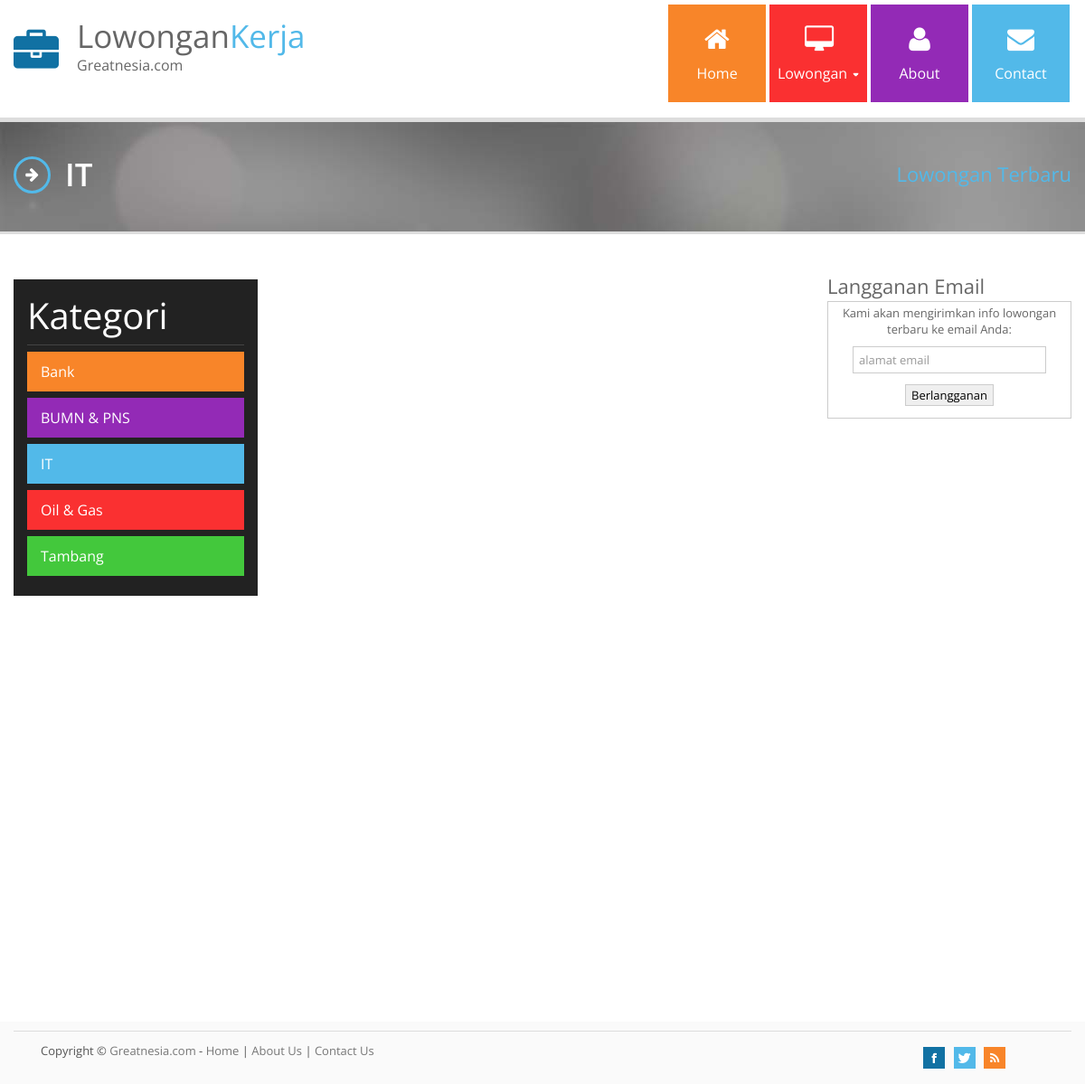
The page /index.php/home/kategori/1/it on the database its author committed.
### tables this page shows
CREATE TABLE IF NOT EXISTS `kategori` (
  `kid` int(11) NOT NULL AUTO_INCREMENT,
  `nama` varchar(50) NOT NULL,
  `deskripsi` varchar(255) NOT NULL,
  PRIMARY KEY (`kid`)
);

### application/controllers/Home.php (called while the page is built, shortened)
<?php
class Home extends CI_Controller{
    public function __construct()
    {
        $this->load->model('homemodel','hmm');
    }
    public function kategori($kid, $off = 0)
    {
        $this->load->library('pagination');
        $config["per_page"] = 10;
        $this->load->helper('text');
        $kat = $this->hmm->getKategoriDetil($kid);
        $data["judul"] = $kat->nama;
        $data["subjudul"] = "Lowongan Terbaru";
        $data["loker"] = $this->hmm->getAllLokerByKategori($kid,$config['per_page'],$off);
        $data["kategori"] = $this->hmm->getAllKategori();
        $this->load->view('home_view',$data);
    }
}

### index.php (called while the page is built, shortened)
<?php
require_once BASEPATH.'core/CodeIgniter.php';

### application/models/Homemodel.php (called while the page is built, shortened)
<?php
class Homemodel extends CI_Model
{
    public function getAllKategori()
    {
        $this->db->order_by('nama','asc');
        return $this->db->get('kategori');
    }
    public function getKategoriDetil($kid)
    {
        $this->db->where('kid',$kid);
        return $this->db->get('kategori')->row();
    }
    public function getAllLokerByKategori($kid,$page,$off)
    {
        $this->db->where('status',1);
        $this->db->where('kid',$kid);
        $this->db->order_by('upload_time','desc');
        return $this->db->get('lowongan',$page,$off);
    }
    public function countAllLokerKategori($kid)
    {
        $this->db->where('status',1);
        $this->db->where('kid',$kid);
        return $this->db->count_all_results('lowongan');
    }
}

### application/views/home_view.php (the view, shortened to what this page needs)
<div class="page-heading blightblue">
  <div class="container">
    <div class="row">
      <div class="span12">
        <h2 class="pull-left"><i class="icon-arrow-right title-icon"></i> <?php echo "$judul"; ?></h2>
        <div class="pull-right heading-meta"><span class="lightblue"><?php echo $subjudul; ?></span></div>
      </div>
    </div>
  </div>
</div>
<div class="content">
  <div class="container">
    <div class="service-home">
        <div class="row">
          <div class="span3">
          <?php $warna = array('','blightblue','bred', 'bgreen', 'borange', 'bviolet', 'bblue'); ?>
            <div class="service-social bblack">
              <div class="service-big">Kategori</div>
              <hr />
              <?php foreach($kategori->result() as $kt) : ?>
              <a href="<?php echo site_url('home/kategori/'.$kt->kid.'/'.url_title(strtolower($kt->nama))); ?>">
              <div class="service-box <?php echo $warna[$kt->kid]; ?>">
                  <?php echo $kt->nama; ?>
              </div>
              </a>
              <?php endforeach; ?>
            </div>
          </div>
          <div class="span6 service-list">
          </div>
          <div class="span3">
            <div class="widget">
              <h4>Langganan Email</h4>
              <form style="border:1px solid #ccc;padding:3px;text-align:center;" action="https://feedburner.google.com/fb/a/mailverify" method="post" target="popupwindow" onsubmit="window.open('https://feedburner.google.com/fb/a/mailverify?uri=loker-greatnesia', 'popupwindow', 'scrollbars=yes,width=550,height=520');return true"><p style="line-height: normal;">Kami akan mengirimkan info lowongan terbaru ke email Anda:</p><p><input type="text" style="width:200px" name="email" placeholder="alamat email"/><br/><input type="submit" value="Berlangganan" /></p><input type="hidden" value="loker-greatnesia" name="uri"/><input type="hidden" name="loc" value="en_US"/></form>
            </div>
            <div>
              <ins class="adsbygoogle"
                   style="display:inline-block;width:300px;height:600px"
                   data-ad-client="ca-pub-1468027569491883"
                   data-ad-slot="1166578458"></ins>
            </div>
          </div>
        </div>
    </div>
  </div>
</div>

### style/style.css (style rules this page uses)
* { border-radius: 0 !important; box-shadow: none !important; filter: progid:DXImageTransform.Microsoft.gradient(enabled = false) !important; text-shadow: none !important; font-family: "Open Sans", Arial, Helvetica, sans-serif; font-weight: 400; }
html { -webkit-font-smoothing: antialiased; }
body { font-size: 14px; line-height: 24px; color: #666; font-weight: 400; -webkit-font-smoothing: antialiased; }
h1,h2,h3,h4,h5,h6 { font-weight: 400; }
a { color: #333; text-decoration: none !important; }
form * { font-family: "Open Sans", Arial, Helvetica, sans-serif; font-size: 13px !important; }
input, textarea { background-image: none !important; border: 1px solid #ccc !important; font-family: "Open Sans", Arial, Helvetica, sans-serif !important; }
hr { margin:15px 0px 15px 0px !important; padding:0px !important; border-top:0px; border-bottom:1px solid #eee !important; height:0px; }
i.title-icon { font-size:17px; border: 2px solid #52b9e9; border-radius: 100px !important; display: inline-block; width: 35px; height: 35px; line-height: 35px; position: relative; top: -3px; text-align: center; margin-right: 7px; }
.bblack { background: #222 !important; color: #fff !important; border:0px !important; }
.blightblue { background:#52b9e9 !important; color: #fff !important; border: 0px !important; }
.bgreen { background: #43c83c !important; color: #fff !important; border: 0px !important; }
.borange { background:#f88529 !important; color: #fff !important; border: 0px !important; }
.bred { background: #fa3031 !important; color: #fff !important; border: 0px !important; }
.bviolet { background: #932ab6 !important; color: #fff !important; border: 0px !important; }
.blightblue h2,.blightblue h3, .blightblue h4, .blightblue h5, .blightblue h6, .bblue h2,.bblue h3, .bblue h4, .bblue h5, .bblue h6, .bgreen h2,.bgreen h3, .bgreen h4, .bgreen h5, .bgreen h6, .bred h2,.bred h3, .bred h4, .bred h5, .bred h6, .bviolet h2,.bviolet h3, .bviolet h4, .bviolet h5, .bviolet h6, .borange h2,.borange h3, .borange h4, .borange h5, .borange h6 { color: #fff !important; }
.lightblue { color:#52b9e9 !important; }
form input, form button, form textarea, form select { font-size:13px !important; }
.page-heading { background: url("../img/heading-back.jpg") !important; padding: 25px 0px; border-top: 5px solid #ddd !important; border-bottom: 3px solid #ddd !important; }
.page-heading h2 { font-size: 35px; line-height: 45px; font-weight: 600; }
.page-heading h2 i { top: -7px; border: 3px solid #52b9e9; }
.page-heading .heading-meta { font-size: 22px; line-height: 65px; }
.content { margin: 20px 0px; }
.service-home { margin: 20px 0px; }
.service-home .service-list { margin-top: 10px; margin-bottom: 10px; }
.service-home h4 { font-size: 22px; line-height: 14px; }
.service-home p { font-size: 14px; }
.service-home .row hr { margin: 15px 0px !important; }
.service-home .service-social { padding: 15px; margin: 10px 0px; }
.service-home .service-social .service-big { font-size: 40px; line-height: 50px; }
.service-home .service-social hr { border-bottom: 1px solid #444 !important; border-top: 0px !important; margin: 7px 0px !important; }
.service-home .service-social .service-box { padding: 10px 15px; font-size: 16px; margin: 7px 0px; }

### rows shown on the page
kategori: nama "Bank"
kategori: nama "BUMN & PNS"
kategori: nama "IT"
kategori: nama "Oil & Gas"
kategori: nama "Tambang"

### other values the page prints
$judul "IT"
$subjudul "Lowongan Terbaru"
